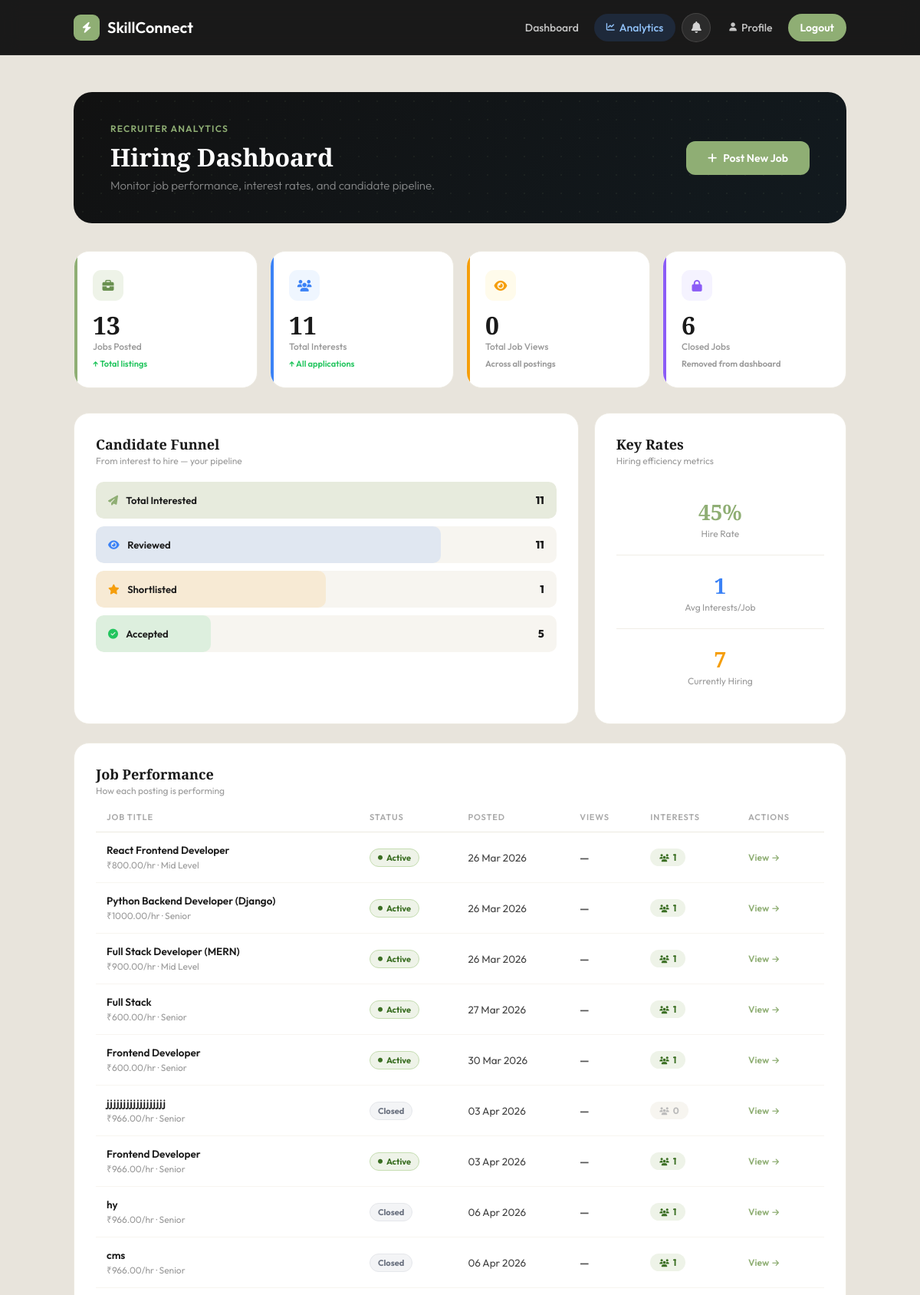
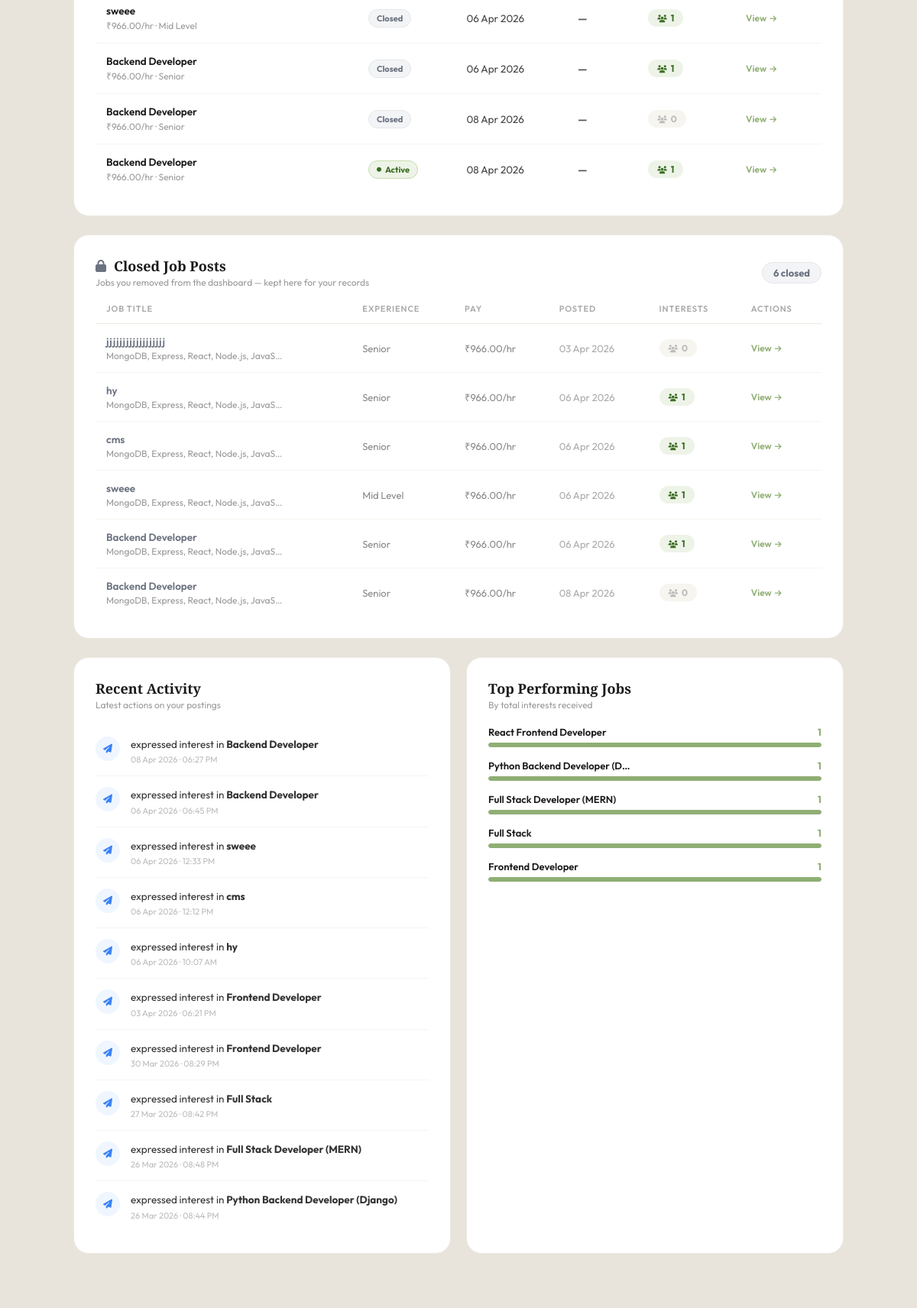
The app's page /recruiter/analytics/ (signed in, upper part) with its own data (2 pictures, top to bottom).
### accounts/models.py (models this page shows, shortened)
class Job(models.Model):
    EXPERIENCE_LEVELS = (
        ('junior', 'Junior'),
        ('mid', 'Mid Level'),
        ('senior', 'Senior'),
    )
    recruiter = models.ForeignKey(User, on_delete=models.CASCADE)
    title = models.CharField(max_length=200)
    description = models.TextField()
    skills_required = models.CharField(max_length=255)
    tech_stack = models.CharField(max_length=255)
    pay_per_hour = models.DecimalField(max_digits=10, decimal_places=2)
    experience_level = models.CharField(max_length=20, choices=EXPERIENCE_LEVELS)
    created_at = models.DateTimeField(auto_now_add=True)
    is_active = models.BooleanField(default=True)

class JobInterest(models.Model):
    STATUS_CHOICES = [
        ("pending", "Pending"),
        ("shortlisted", "Shortlisted"),
        ("accepted", "Accepted"),
        ("rejected", "Rejected"),
    ]
    job = models.ForeignKey(Job, on_delete=models.CASCADE)
    freelancer = models.ForeignKey(User, on_delete=models.CASCADE)
    message = models.TextField(blank=True)
    created_at = models.DateTimeField(auto_now_add=True)
    status = models.CharField(max_length=20, choices=STATUS_CHOICES, default="pending")

### accounts/views.py (the view)
# urls.py: path('recruiter/analytics/',  views.recruiter_analytics,  name='recruiter_analytics'),
@login_required
def recruiter_analytics(request):
    profile = get_object_or_404(Profile, user=request.user)
    if profile.user_type != "recruiter":
        return redirect("freelancer_dashboard")
    jobs           = Job.objects.filter(recruiter=request.user)
    total_jobs     = jobs.count()
    active_jobs    = jobs.filter(is_active=True).count()
    closed_jobs    = jobs.filter(is_active=False)
    all_interests  = JobInterest.objects.filter(job__recruiter=request.user)
    total_interests = all_interests.count()
    shortlisted    = all_interests.filter(status='shortlisted').count()
    accepted       = all_interests.filter(status='accepted').count()
    rejected       = all_interests.filter(status='rejected').count()
    reviewed       = shortlisted + accepted + rejected   # anyone whose status changed from pending
    top_jobs = (
        jobs.annotate(interest_count=Count('jobinterest'))
            .order_by('-interest_count')[:5]
    )
    recent_interests = all_interests.select_related('freelancer', 'job').order_by('-created_at')[:10]
    return render(request, "recruiter_analytics.html", {
        "total_jobs":       total_jobs,
        "active_jobs":      active_jobs,
        "total_interests":  total_interests,
        "shortlisted":      shortlisted,
        "accepted":         accepted,
        "rejected":         rejected,
        "reviewed":         reviewed,
        "jobs":             jobs,
        "top_jobs":         top_jobs,
        "recent_interests": recent_interests,
        "closed_jobs":      closed_jobs,
    })

### accounts/context_processors.py (called while the page is built)
def navbar_notifications(request):
    if not request.user.is_authenticated:
        return {
            'navbar_notifications': [],
            'unread_notif_count':   0,
        }
    notifications = (
        Notification.objects
        .filter(recipient=request.user)
        .order_by('-created_at')[:8]        # show latest 8 in dropdown
    )
    unread_count = Notification.objects.filter(
        recipient=request.user, is_read=False
    ).count()
    return {
        'navbar_notifications': notifications,
        'unread_notif_count':   unread_count,
    }

### templates/recruiter_analytics.html (shortened to what this page needs)
{% extends "base.html" %}
{% load static %}
{% block content %}
<div class="page-wrapper">
<div class="analytics-hero">
    <div class="hero-text">
        <div class="label">Recruiter Analytics</div>
        <h1>Hiring Dashboard</h1>
        <p>Monitor job performance, interest rates, and candidate pipeline.</p>
    </div>
    <div class="hero-btn">
        <a href="{% url 'create_job' %}" style="display:inline-flex;align-items:center;gap:8px;padding:13px 28px;background:#8fae74;border-radius:12px;color:white;font-size:14px;font-weight:600;text-decoration:none;transition:all 0.2s;">
            <i class="fa-solid fa-plus"></i> Post New Job
        </a>
    </div>
</div>
<div class="stat-grid">
    <div class="stat-card green">
        <div class="stat-icon green"><i class="fa-solid fa-briefcase"></i></div>
        <div class="stat-num">{{ total_jobs|default:"0" }}</div>
        <div class="stat-label">Jobs Posted</div>
        <div class="stat-trend trend-up">↑ Total listings</div>
    </div>
    <div class="stat-card blue">
        <div class="stat-icon blue"><i class="fa-solid fa-users"></i></div>
        <div class="stat-num">{{ total_interests|default:"0" }}</div>
        <div class="stat-label">Total Interests</div>
        <div class="stat-trend trend-up">↑ All applications</div>
    </div>
    <div class="stat-card orange">
        <div class="stat-icon orange"><i class="fa-solid fa-eye"></i></div>
        <div class="stat-num">{{ total_views|default:"0" }}</div>
        <div class="stat-label">Total Job Views</div>
        <div class="stat-trend trend-neu">Across all postings</div>
    </div>
    <div class="stat-card purple">
        <div class="stat-icon purple"><i class="fa-solid fa-lock"></i></div>
        <div class="stat-num">{{ closed_jobs|length|default:"0" }}</div>
        <div class="stat-label">Closed Jobs</div>
        <div class="stat-trend trend-neu">Removed from dashboard</div>
    </div>
</div>
<div class="three-col">
    <div class="an-card">
        <div class="an-card-header">
            <div>
                <div class="an-card-title">Candidate Funnel</div>
                <div class="an-card-sub">From interest to hire — your pipeline</div>
            </div>
        </div>
        <div class="funnel-chart">
            <div class="funnel-item">
                <div class="funnel-fill" style="background:rgba(143,174,116,0.15);width:100%;"></div>
                <span class="funnel-label"><i class="fa-solid fa-paper-plane" style="color:#8fae74;margin-right:8px;"></i> Total Interested</span>
                <span class="funnel-count">{{ total_interests|default:"0" }}</span>
            </div>
            <div class="funnel-item">
                <div class="funnel-fill" style="background:rgba(59,130,246,0.12);width:75%;"></div>
                <span class="funnel-label"><i class="fa-solid fa-eye" style="color:#3b82f6;margin-right:8px;"></i> Reviewed</span>
                <span class="funnel-count">{{ reviewed|default:"0" }}</span>
            </div>
            <div class="funnel-item">
                <div class="funnel-fill" style="background:rgba(245,158,11,0.12);width:50%;"></div>
                <span class="funnel-label"><i class="fa-solid fa-star" style="color:#f59e0b;margin-right:8px;"></i> Shortlisted</span>
                <span class="funnel-count">{{ shortlisted|default:"0" }}</span>
            </div>
            <div class="funnel-item">
                <div class="funnel-fill" style="background:rgba(34,197,94,0.12);width:25%;"></div>
                <span class="funnel-label"><i class="fa-solid fa-circle-check" style="color:#22c55e;margin-right:8px;"></i> Accepted</span>
                <span class="funnel-count">{{ accepted|default:"0" }}</span>
            </div>
        </div>
    </div>
    <div class="an-card">
        <div class="an-card-header">
            <div>
                <div class="an-card-title">Key Rates</div>
                <div class="an-card-sub">Hiring efficiency metrics</div>
            </div>
        </div>
        <div class="mini-metric">
            <div class="mm-num" style="color:#8fae74;">
                {% if total_interests %}{% widthratio accepted|default:0 total_interests 100 %}{% else %}0{% endif %}%
            </div>
            <div class="mm-label">Hire Rate</div>
        </div>
        <div class="mini-metric">
            <div class="mm-num" style="color:#3b82f6;">
                {% if total_jobs %}{% widthratio total_interests|default:0 total_jobs 1 %}{% else %}0{% endif %}
            </div>
            <div class="mm-label">Avg Interests/Job</div>
        </div>
        <div class="mini-metric">
            <div class="mm-num" style="color:#f59e0b;">{{ active_jobs|default:"0" }}</div>
            <div class="mm-label">Currently Hiring</div>
        </div>
    </div>
</div>
<div class="an-card" style="margin-bottom:24px;">
    <div class="an-card-header">
        <div>
            <div class="an-card-title">Job Performance</div>
            <div class="an-card-sub">How each posting is performing</div>
        </div>
    </div>
    <table class="perf-table">
        <thead>
            <tr>
                <th>Job Title</th>
                <th>Status</th>
                <th>Posted</th>
                <th>Views</th>
                <th>Interests</th>
                <th>Actions</th>
            </tr>
        </thead>
        <tbody>
            {% for job in jobs %}
            <tr>
                <td>
                    <div class="job-title-cell">{{ job.title }}</div>
                    <div class="job-meta-cell">₹{{ job.pay_per_hour }}/hr · {{ job.get_experience_level_display }}</div>
                </td>
                <td>
                    {% if job.is_active %}
                        <span class="status-badge s-active"><i class="fa-solid fa-circle" style="font-size:6px;"></i> Active</span>
                    {% else %}
                        <span class="status-badge s-closed">Closed</span>
                    {% endif %}
                </td>
                <td>{{ job.created_at|date:"d M Y" }}</td>
                <td>
                    <span style="font-size:14px;font-weight:700;color:#555;">{{ job.view_count|default:"—" }}</span>
                </td>
                <td>
                    <span class="int-badge {% if job.jobinterest_set.count == 0 %}zero{% endif %}">
                        <i class="fa-solid fa-users" style="font-size:10px;"></i>
                        {{ job.jobinterest_set.count }}
                    </span>
                </td>
                <td>
                    <a href="{% url 'view_interest' job.id %}" class="view-link">
                        View <i class="fa-solid fa-arrow-right" style="font-size:10px;"></i>
                    </a>
                </td>
            </tr>
            {% endfor %}
        </tbody>
    </table>
</div>
{% if closed_jobs %}
<div class="an-card" style="margin-bottom:24px;">
    <div class="an-card-header">
        <div>
            <div class="an-card-title" style="display:flex;align-items:center;gap:10px;">
                <i class="fa-solid fa-lock" style="color:#6b7280;font-size:16px;"></i> Closed Job Posts
            </div>
            <div class="an-card-sub">Jobs you removed from the dashboard — kept here for your records</div>
        </div>
        <span style="font-size:13px;font-weight:700;background:#f3f4f6;color:#6b7280;padding:5px 14px;border-radius:40px;border:1px solid #e5e7eb;">
            {{ closed_jobs|length }} closed
        </span>
    </div>
    <table class="perf-table">
        <thead>
            <tr>
                <th>Job Title</th>
                <th>Experience</th>
                <th>Pay</th>
                <th>Posted</th>
                <th>Interests</th>
                <th>Actions</th>
            </tr>
        </thead>
        <tbody>
            {% for job in closed_jobs %}
            <tr>
                <td>
                    <div class="job-title-cell" style="color:#6b7280;">{{ job.title }}</div>
                    <div class="job-meta-cell">{{ job.skills_required|truncatechars:40 }}</div>
                </td>
                <td><span style="font-size:13px;color:#888;">{{ job.get_experience_level_display }}</span></td>
                <td><span style="font-size:13px;color:#888;">₹{{ job.pay_per_hour }}/hr</span></td>
                <td><span style="font-size:13px;color:#aaa;">{{ job.created_at|date:"d M Y" }}</span></td>
                <td>
                    <span class="int-badge {% if job.jobinterest_set.count == 0 %}zero{% endif %}">
                        <i class="fa-solid fa-users" style="font-size:10px;"></i>
                        {{ job.jobinterest_set.count }}
                    </span>
                </td>
                <td>
                    <a href="{% url 'view_interest' job.id %}" class="view-link">
                        View <i class="fa-solid fa-arrow-right" style="font-size:10px;"></i>
                    </a>
                </td>
            </tr>
            {% endfor %}
        </tbody>
    </table>
</div>
{% endif %}
<div class="two-col">
    <div class="an-card">
        <div class="an-card-header">
            <div>
                <div class="an-card-title">Recent Activity</div>
                <div class="an-card-sub">Latest actions on your postings</div>
            </div>
        </div>
        <div class="activity-feed">
            {% for interest in recent_interests %}
            <div class="activity-item">
                <div class="activity-dot dot-blue">
                    <i class="fa-solid fa-paper-plane"></i>
                </div>
                <div>
                    <div class="activity-text">
                        <strong>{{ interest.freelancer.get_full_name }}</strong> expressed interest in
                        <strong>{{ interest.job.title }}</strong>
                    </div>
                    <div class="activity-time">{{ interest.created_at|date:"d M Y · h:i A" }}</div>
                </div>
            </div>
            {% empty %}
            <div style="text-align:center;padding:30px;color:#bbb;font-size:13px;">
                <i class="fa-solid fa-bell" style="font-size:24px;margin-bottom:8px;display:block;color:#ddd;"></i>
                No recent activity.
            </div>
            {% endfor %}
        </div>
    </div>
    <div class="an-card">
        <div class="an-card-header">
            <div>
                <div class="an-card-title">Top Performing Jobs</div>
                <div class="an-card-sub">By total interests received</div>
            </div>
        </div>
        {% for job in top_jobs %}
        <div style="margin-bottom:16px;">
            <div style="display:flex;justify-content:space-between;align-items:center;margin-bottom:6px;">
                <span style="font-size:13px;font-weight:600;color:#1a1a1a;">{{ job.title|truncatechars:28 }}</span>
                <span style="font-size:13px;font-weight:700;color:#8fae74;">{{ job.interest_count }}</span>
            </div>
            <div style="height:6px;background:#f0ede6;border-radius:4px;overflow:hidden;">
                <div style="height:100%;background:#8fae74;border-radius:4px;width:{% widthratio job.interest_count top_jobs.0.interest_count 100 %}%;transition:width 1s ease;"></div>
            </div>
        </div>
        {% empty %}
        <div style="text-align:center;padding:30px;color:#bbb;font-size:13px;">
            Post jobs to see performance data here.
        </div>
        {% endfor %}
    </div>
</div>
</div>
{% endblock %}

### templates/base.html (style rules this page uses)
* { margin:0; padding:0; box-sizing:border-box; }
:root { --green: #8fae74; --green-dark: #7a9962; --green-light: #b5d49a; --green-bg: #eef3e8; --dark: #111; --text: #1a1a1a; --muted: #777; --border: #ece9e0; --bg: #f7f5f0; --white: #ffffff; }
body { background: #e8e4dc; font-family: 'Outfit', sans-serif; min-height: 100vh; display: flex; flex-direction: column; }
.page-wrapper { flex: 1; padding: 48px 8% 72px; }

### records on screen
Job: title "React Frontend Developer", pay_per_hour "800.00", experience_level "Mid Level", is_active True (drawn), created_at "26 Mar 2026", view_count "—", jobinterest_set.count "1", interest_count "1"
Job: title "Python Backend Developer (Django)", pay_per_hour "1000.00", experience_level "Senior", is_active True (drawn), created_at "26 Mar 2026", view_count "—", jobinterest_set.count "1", title "Python Backend Developer (D…", interest_count "1"
Job: title "Full Stack Developer (MERN)", pay_per_hour "900.00", experience_level "Mid Level", is_active True (drawn), created_at "26 Mar 2026", view_count "—", jobinterest_set.count "1", interest_count "1"
Job: title "Full Stack", pay_per_hour "600.00", experience_level "Senior", is_active True (drawn), created_at "27 Mar 2026", view_count "—", jobinterest_set.count "1", interest_count "1"
Job: title "Frontend Developer", pay_per_hour "600.00", experience_level "Senior", is_active True (drawn), created_at "30 Mar 2026", view_count "—", jobinterest_set.count "1", interest_count "1"
Job: title "jjjjjjjjjjjjjjjjjj", pay_per_hour "966.00", experience_level "Senior", is_active "Closed", created_at "03 Apr 2026", view_count "—", jobinterest_set.count "0", skills_required "MongoDB, Express, React, Node.js, JavaS…"
Job: title "Frontend Developer", pay_per_hour "966.00", experience_level "Senior", is_active True (drawn), created_at "03 Apr 2026", view_count "—", jobinterest_set.count "1"
Job: title "hy", pay_per_hour "966.00", experience_level "Senior", is_active "Closed", created_at "06 Apr 2026", view_count "—", jobinterest_set.count "1", skills_required "MongoDB, Express, React, Node.js, JavaS…"
Job: title "cms", pay_per_hour "966.00", experience_level "Senior", is_active "Closed", created_at "06 Apr 2026", view_count "—", jobinterest_set.count "1", skills_required "MongoDB, Express, React, Node.js, JavaS…"
Job: title "sweee", pay_per_hour "966.00", experience_level "Mid Level", is_active "Closed", created_at "06 Apr 2026", view_count "—", jobinterest_set.count "1", skills_required "MongoDB, Express, React, Node.js, JavaS…"
Job: title "Backend Developer", pay_per_hour "966.00", experience_level "Senior", is_active "Closed", created_at "06 Apr 2026", view_count "—", jobinterest_set.count "1", skills_required "MongoDB, Express, React, Node.js, JavaS…"
Job: title "Backend Developer", pay_per_hour "966.00", experience_level "Senior", is_active "Closed", created_at "08 Apr 2026", view_count "—", jobinterest_set.count "0", skills_required "MongoDB, Express, React, Node.js, JavaS…"
Job: title "Backend Developer", pay_per_hour "966.00", experience_level "Senior", is_active True (drawn), created_at "08 Apr 2026", view_count "—", jobinterest_set.count "1"
JobInterest: job "Backend Developer", created_at "08 Apr 2026 · 06:27 PM"
JobInterest: job "Backend Developer", created_at "06 Apr 2026 · 06:45 PM"
JobInterest: job "sweee", created_at "06 Apr 2026 · 12:33 PM"
JobInterest: job "cms", created_at "06 Apr 2026 · 12:12 PM"
JobInterest: job "hy", created_at "06 Apr 2026 · 10:07 AM"
JobInterest: job "Frontend Developer", created_at "03 Apr 2026 · 06:21 PM"
JobInterest: job "Frontend Developer", created_at "30 Mar 2026 · 08:29 PM"
JobInterest: job "Full Stack", created_at "27 Mar 2026 · 08:42 PM"
JobInterest: job "Full Stack Developer (MERN)", created_at "26 Mar 2026 · 08:48 PM"
JobInterest: job "Python Backend Developer (Django)", created_at "26 Mar 2026 · 08:44 PM"

### other values on screen
{{ total_jobs|default:"0" }} "13"
{{ total_interests|default:"0" }} "11"
{{ total_views|default:"0" }} "0"
{{ closed_jobs|length|default:"0" }} "6"
{{ reviewed|default:"0" }} "11"
{{ shortlisted|default:"0" }} "1"
{{ accepted|default:"0" }} "5"
{{ active_jobs|default:"0" }} "7"
{{ closed_jobs|length }} "6"
